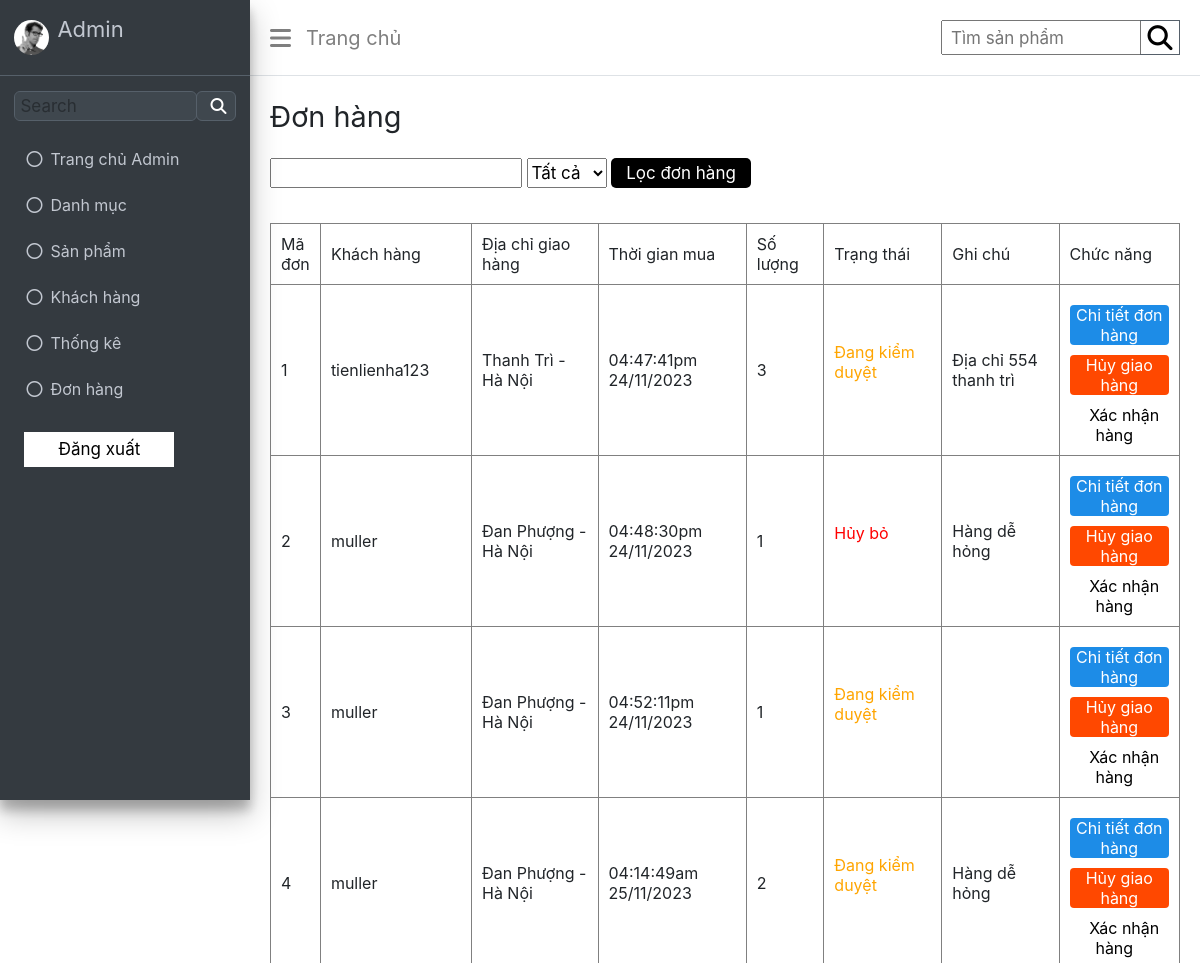
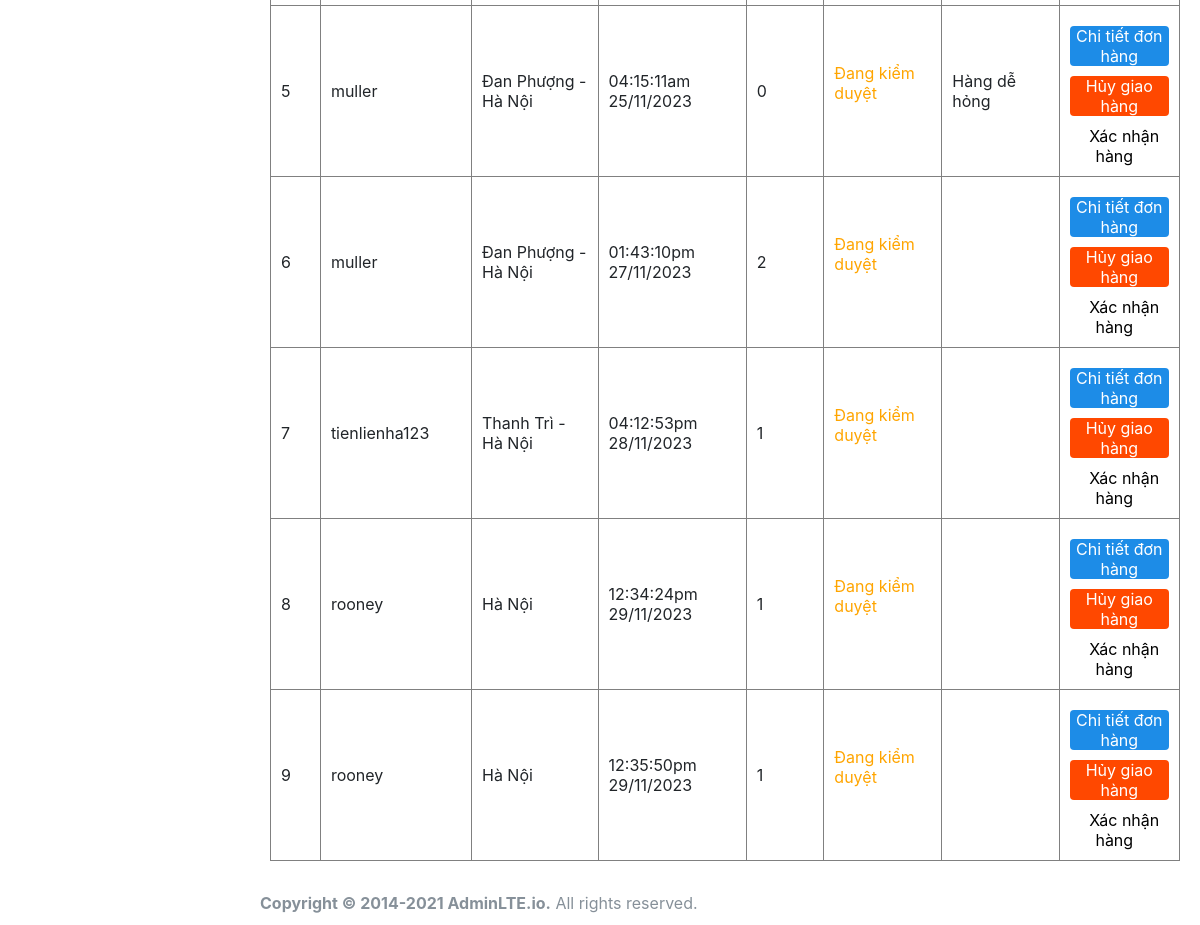
The app's page /admin/index.php?act=donhang, older data (2 pictures, top to bottom).
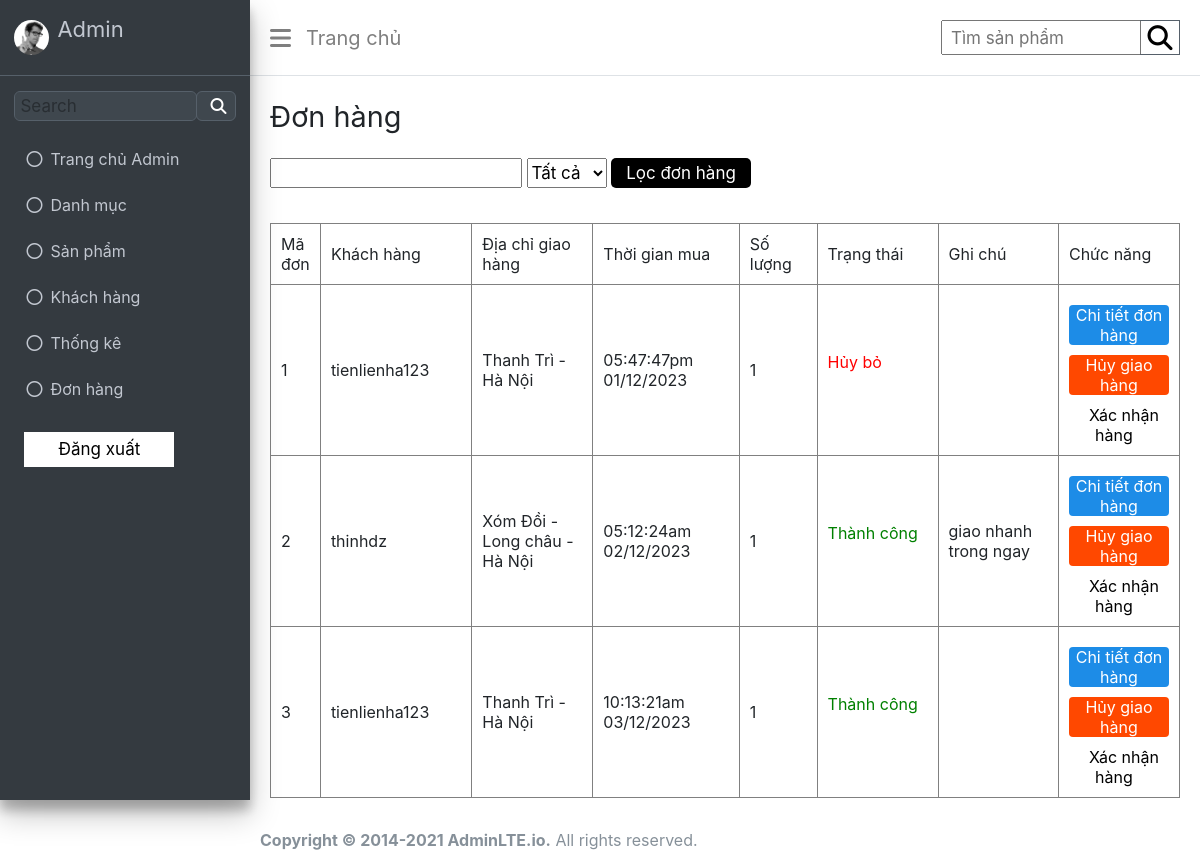
The same page, newer data.
### tables this page shows
CREATE TABLE `donhang` (
  `id` int(11) NOT NULL,
  `khachhang` varchar(255) NOT NULL,
  `diachi` varchar(255) NOT NULL,
  `sdt` int(11) NOT NULL,
  `email` varchar(255) NOT NULL,
  `thoigiandathang` varchar(255) NOT NULL,
  `phuongthucthanhtoan` int(11) NOT NULL,
  `soluong` int(11) NOT NULL,
  `trangthai` int(11) NOT NULL,
  `ghichu` text DEFAULT NULL
);

### model/pdo.php (called while the page is built, shortened)
<?php
function pdo_get_connection(){
    $servername = "localhost";
    $username = "root";
    $password = "";
    try {
        $conn = new PDO("mysql:host=$servername;dbname=wd18331_duan1", $username, $password);
        $conn->setAttribute(PDO::ATTR_ERRMODE, PDO::ERRMODE_EXCEPTION);
        return $conn;
    } catch(PDOException $e) {
        echo "Connection failed: " . $e->getMessage();
    }
}
function pdo_query($sql){
    $sql_args=array_slice(func_get_args(),1);
    try{
        $conn=pdo_get_connection();
        $stmt=$conn->prepare($sql);
        $stmt->execute($sql_args);
        $rows=$stmt->fetchAll();
        return $rows;
    }
    catch(PDOException $e){
        throw $e;
    }
    finally{
        unset($conn);
    }
}
?>

### model/donhang.php (called while the page is built, shortened)
<?php
function loadAllDonHang(){
    $sql = "SELECT * FROM donhang";
    $listdonhang = pdo_query($sql);
    return $listdonhang;
}
?>

### admin/donhang/list.php (the view, shortened to what this page needs)
<!DOCTYPE html>
<html lang="en">
<head>
</head>
<body>
    <div class="wrapper">
        <div class="admin">
            <h1>Đơn hàng</h1>
        </div>
        <form class="filter" action="index.php?act=listsp" method="post">
            <input type="text" name="kym" />
            <select name="iddm" id="">
                <option value="0" selected>Tất cả</option>
            </select>
            <input class="filter-search" type="submit" name="listok" value="Lọc đơn hàng" />
        </form>
        <div class="table">
            <table class="table-bordered" border="1">
                <tr>
                    <td style="width: 50px;">Mã đơn</td>
                    <td style="width: 200px;">Khách hàng</td>
                    <td style="width: 200px;">Địa chỉ giao hàng</td>
                    <td style="width: 200px;">Thời gian mua</td>
                    <td style="width: 100px;">Số lượng</td>
                    <td style="width: 200px;">Trạng thái</td>
                    <td style="width: 200px;">Ghi chú</td>
                    <td style="width: 200px;">Chức năng</td>
                </tr>
                <?php foreach ($listdonhang as $donhang) {
                    extract($donhang);
                    $huyhang = "index.php?act=huydonhang&id=".$id;
                    $xacnhanhang = "index.php?act=xacnhandonhang&id=".$id;
                    $detail = "index.php?act=chitietdonhang&id=".$id;
                echo '<tr>
                <td>'.$id.'</td>
                <td>'.$khachhang.'</td>
                <td>'.$diachi.'</td>
                <td>'.$thoigiandathang.'</td>
                <td>'.$soluong.'</td>
                <td>'.($trangthai === 0 ? "<p style='color: orange;'>Đang kiểm duyệt</p>" : ($trangthai === 2 ? "<p style='color: green;'>Thành công</p>" : "<p style='color: red;'>Hủy bỏ</p>")).'</td>
                <td>'.$ghichu.'</td>
                <td class="edit-delete">
                <a href="'.$detail.'" class="detail">
                        Chi tiết đơn hàng
                    </a>
                    <a href="'.$huyhang.'" onclick="return xacNhanHuy()" class="delete">
                        Hủy giao hàng
                    </a>
                    <a href="'.$xacnhanhang.'" onclick="return xacNhan()" class="success">
                        Xác nhận hàng
                    </a>
            </tr>';
             } ?>
            </table>
        </div>
    </div>
</body>
</html>

Row changes from the older to the newer data that the page shows:
removed donhang: id "4", khachhang "muller", diachi "Đan Phượng - Hà Nội", thoigiandathang "04:14:49am 25/11/2023", soluong "2", trangthai "Đang kiểm duyệt", ghichu "Hàng dễ hỏng"
removed donhang: id "5", khachhang "muller", diachi "Đan Phượng - Hà Nội", thoigiandathang "04:15:11am 25/11/2023", soluong "0", trangthai "Đang kiểm duyệt", ghichu "Hàng dễ hỏng"
removed donhang: id "6", khachhang "muller", diachi "Đan Phượng - Hà Nội", thoigiandathang "01:43:10pm 27/11/2023", soluong "2", trangthai "Đang kiểm duyệt"
removed donhang: id "7", khachhang "tienlienha123", diachi "Thanh Trì - Hà Nội", thoigiandathang "04:12:53pm 28/11/2023", soluong "1", trangthai "Đang kiểm duyệt"
removed donhang: id "8", khachhang "rooney", diachi "Hà Nội", thoigiandathang "12:34:24pm 29/11/2023", soluong "1", trangthai "Đang kiểm duyệt"
removed donhang: id "9", khachhang "rooney", diachi "Hà Nội", thoigiandathang "12:35:50pm 29/11/2023", soluong "1", trangthai "Đang kiểm duyệt"
changed donhang id 1: thoigiandathang "04:47:41pm 24/11/2023" → "05:47:47pm 01/12/2023"; soluong "3" → "1"; ghichu "Địa chỉ 554 thanh trì" → (not shown); trangthai "Đang kiểm duyệt" → "Hủy bỏ"
changed donhang id 2: khachhang "muller" → "thinhdz"; diachi "Đan Phượng - Hà Nội" → "Xóm Đồi - Long châu - Hà Nội"; thoigiandathang "04:48:30pm 24/11/2023" → "05:12:24am 02/12/2023"; ghichu "Hàng dễ hỏng" → "giao nhanh trong ngay"; trangthai "Hủy bỏ" → "Thành công"
changed donhang id 3: khachhang "muller" → "tienlienha123"; diachi "Đan Phượng - Hà Nội" → "Thanh Trì - Hà Nội"; thoigiandathang "04:52:11pm 24/11/2023" → "10:13:21am 03/12/2023"; trangthai "Đang kiểm duyệt" → "Thành công"
